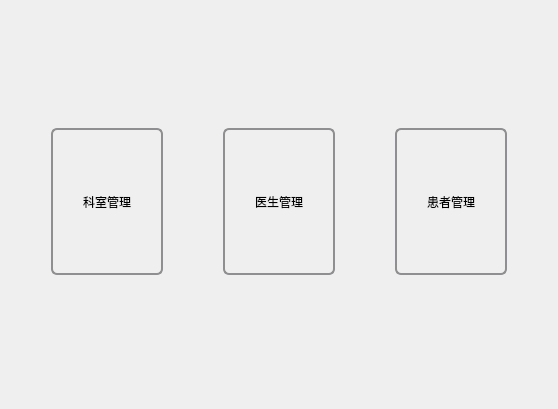
<?xml version="1.0" encoding="UTF-8"?>
<ui version="4.0">
 <class>WelcomeView</class>
 <widget class="QWidget" name="WelcomeView">
  <property name="geometry">
   <rect>
    <x>0</x>
    <y>0</y>
    <width>558</width>
    <height>409</height>
   </rect>
  </property>
  <property name="sizePolicy">
   <sizepolicy hsizetype="Preferred" vsizetype="Preferred">
    <horstretch>0</horstretch>
    <verstretch>0</verstretch>
   </sizepolicy>
  </property>
  <property name="windowTitle">
   <string>欢迎</string>
  </property>
  <property name="styleSheet">
   <string notr="true"> QPushButton {
      border: 2px solid #8f8f91;
      border-radius: 6px;
      background-color: qlineargradient(x1: 0, y1: 0, x2: 0, y2: 1,
                                        stop: 0 #f6f7fa, stop: 1 #dadbde);
      min-width: 40px;
  }

  QPushButton:pressed {
      background-color: qlineargradient(x1: 0, y1: 0, x2: 0, y2: 1,
                                        stop: 0 #babbbe, stop: 1 #f6f7fa);
  }

  QPushButton:flat {
      border: none; /* no border for a flat push button */
  }

  QPushButton:default {
      border-color: navy; /* make the default button prominent */
  }
</string>
  </property>
  <layout class="QVBoxLayout" name="verticalLayout">
   <item>
    <spacer name="verticalSpacer">
     <property name="orientation">
      <enum>Qt::Vertical</enum>
     </property>
     <property name="sizeType">
      <enum>QSizePolicy::Minimum</enum>
     </property>
     <property name="sizeHint" stdset="0">
      <size>
       <width>20</width>
       <height>117</height>
      </size>
     </property>
    </spacer>
   </item>
   <item>
    <layout class="QHBoxLayout" name="horizontalLayout">
     <property name="spacing">
      <number>60</number>
     </property>
     <property name="sizeConstraint">
      <enum>QLayout::SetDefaultConstraint</enum>
     </property>
     <property name="leftMargin">
      <number>40</number>
     </property>
     <property name="rightMargin">
      <number>40</number>
     </property>
     <item>
      <widget class="QPushButton" name="btDepartment">
       <property name="sizePolicy">
        <sizepolicy hsizetype="Preferred" vsizetype="Preferred">
         <horstretch>0</horstretch>
         <verstretch>0</verstretch>
        </sizepolicy>
       </property>
       <property name="text">
        <string>科室管理</string>
       </property>
      </widget>
     </item>
     <item>
      <widget class="QPushButton" name="btDoctor">
       <property name="sizePolicy">
        <sizepolicy hsizetype="Preferred" vsizetype="Preferred">
         <horstretch>0</horstretch>
         <verstretch>0</verstretch>
        </sizepolicy>
       </property>
       <property name="text">
        <string>医生管理</string>
       </property>
      </widget>
     </item>
     <item>
      <widget class="QPushButton" name="btPatient">
       <property name="sizePolicy">
        <sizepolicy hsizetype="Preferred" vsizetype="Preferred">
         <horstretch>0</horstretch>
         <verstretch>0</verstretch>
        </sizepolicy>
       </property>
       <property name="text">
        <string>患者管理</string>
       </property>
      </widget>
     </item>
    </layout>
   </item>
   <item>
    <spacer name="verticalSpacer_2">
     <property name="orientation">
      <enum>Qt::Vertical</enum>
     </property>
     <property name="sizeType">
      <enum>QSizePolicy::Minimum</enum>
     </property>
     <property name="sizeHint" stdset="0">
      <size>
       <width>20</width>
       <height>123</height>
      </size>
     </property>
    </spacer>
   </item>
  </layout>
 </widget>
 <resources/>
 <connections/>
</ui>
